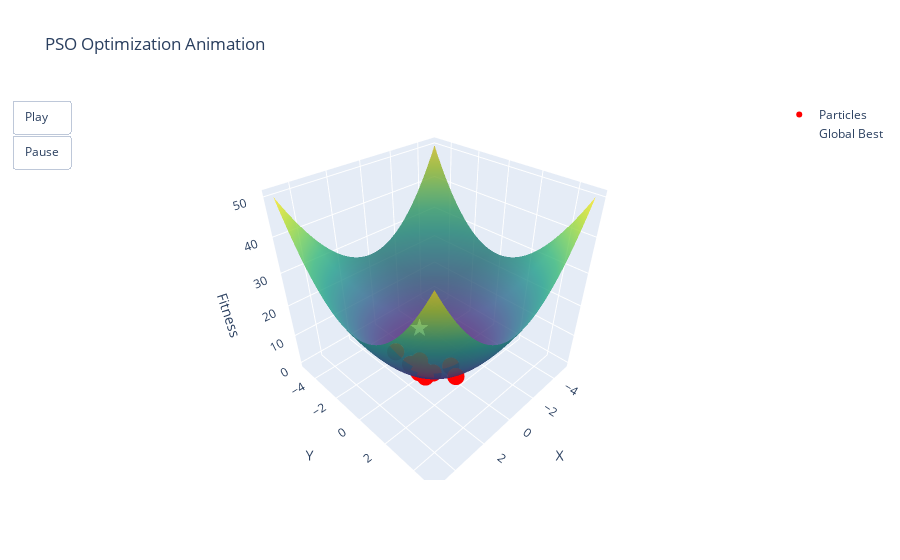

Source (notebook cell):
### Markdown cell above
##  Conceptual PSO Visualization Code
**Purpose:**  
- This code is a **conceptual illustration** of Particle Swarm Optimization (PSO).  
- It **does not implement the actual PSO algorithm**.  
- Its main goal is to **visualize the idea** that particles explore a fitness landscape and the global best solution exists.

**What it shows:**  
- **Red dots (particles):** Represent potential solutions randomly placed on the fitness landscape.  
- **White star (Global Best):** Represents the global optimum (fixed at `(0,0)`).  
- **Surface plot:** Shows the fitness function \( f(x, y) = x^2 + y^2 \).  
- There are **no velocity updates, no personal best (pbest), and no iteration-based movement**.  

**Usage in report:**  
- Good for explaining **PSO conceptually**.  
- Helps the reader **visualize particles exploring the search space** without introducing algorithmic complexity.  

---

### Code cell
import numpy as np
import plotly.graph_objects as go

# fitness function 
def f(x, y):
    return x**2 + y**2  # Min at (0,0)

# PSO parameters
num_particles = 10
num_iterations = 50
w = 0.5   # inertia weight
c1 = 1.5  # cognitive coefficient
c2 = 1.5  # social coefficient

# Particle initialization
positions = np.random.uniform(-5, 5, (num_particles, 2))
velocities = np.random.uniform(-1, 1, (num_particles, 2))

# Personal best
pbest_pos = positions.copy()
pbest_val = np.array([f(x,y) for x,y in positions])

# Global best
gbest_index = np.argmin(pbest_val)
gbest_pos = pbest_pos[gbest_index].copy()


#  Fitness grid (for surface)

x = np.linspace(-5, 5, 100)
y = np.linspace(-5, 5, 100)
X, Y = np.meshgrid(x, y)
Z = f(X, Y)


# Animation frames

frames = []
for it in range(num_iterations):
    # Update velocities and positions
    r1, r2 = np.random.rand(num_particles, 1), np.random.rand(num_particles, 1)
    velocities = w*velocities + c1*r1*(pbest_pos - positions) + c2*r2*(gbest_pos - positions)
    positions += velocities

    # Update personal bests
    fitness = np.array([f(x,y) for x,y in positions])
    better_mask = fitness < pbest_val
    pbest_val[better_mask] = fitness[better_mask]
    pbest_pos[better_mask] = positions[better_mask]

    # Update global best
    gbest_index = np.argmin(pbest_val)
    gbest_pos = pbest_pos[gbest_index].copy()

    # Frame
    frames.append(go.Frame(
        data=[go.Scatter3d(
            x=positions[:,0],
            y=positions[:,1],
            z=[f(x,y) for x,y in positions],
            mode='markers',
            marker=dict(size=6, color='red'),
            name='Particles'
        ),
        go.Scatter3d(
            x=[gbest_pos[0]],
            y=[gbest_pos[1]],
            z=[f(gbest_pos[0], gbest_pos[1])],
            mode='text',
            text=['★'],
            textfont=dict(size=25, color='white'),
            name='Global Best'
        )],
        name=f'Iteration {it+1}'
    ))


# 5. Initial Figure

fig = go.Figure(
    data=[go.Surface(z=Z, x=X, y=Y, colorscale='Viridis', opacity=0.8, showscale=False),
          frames[0].data[0], frames[0].data[1]],
    layout=go.Layout(
        title='PSO Optimization Animation',
        scene=dict(xaxis_title='X', yaxis_title='Y', zaxis_title='Fitness'),
        updatemenus=[dict(type='buttons',
                          showactive=False,
                          buttons=[dict(label='Play',
                                        method='animate',
                                        args=[None, {"frame": {"duration":200, "redraw":True},
                                                     "fromcurrent":True}]),
                                   dict(label='Pause',
                                        method='animate',
                                        args=[[None], {"frame": {"duration":0, "redraw":False},
                                                       "mode":"immediate"}])])])
)

# Add frames
fig.frames = frames

fig.show()

### Figure 1 — Plotly figure (JSON) as saved in the notebook; plotly's stock layout.template omitted (floating-point values rounded to 4 significant figures; data arrays with more than 128 entries replaced by an {"elided": "..."} marker saying what was removed)
{"data": [{"colorscale": [[0, "#440154"], [0.1111, "#482878"], [0.2222, "#3e4989"], [0.3333, "#31688e"], [0.4444, "#26828e"], [0.5556, "#1f9e89"], [0.6667, "#35b779"], [0.7778, "#6ece58"], [0.8889, "#b5de2b"], [1, "#fde725"]], "opacity": 0.8, "showscale": false, "type": "surface", "x": {"elided": "100x100 float values"}, "y": {"elided": "100x100 float values"}, "z": {"elided": "100x100 float values"}}, {"marker": {"color": "red", "size": 6}, "mode": "markers", "name": "Particles", "type": "scatter3d", "x": [1.456, 0.6184, 1.593, 1.604, 1.117, 0.7851, -0.2815, 1.078, 1.012, 1.342], "y": [0.2589, -0.5923, 0.8987, -1.438, -0.1153, 0.6577, 0.9689, 2.563, 0.2131, -0.5391], "z": [2.188, 0.7333, 3.344, 4.64, 1.26, 1.049, 1.018, 7.731, 1.07, 2.092]}, {"mode": "text", "name": "Global Best", "text": ["★"], "textfont": {"color": "white", "size": 25}, "type": "scatter3d", "x": [0.6184], "y": [-0.5923], "z": [0.7333]}], "layout": {"scene": {"xaxis": {"title": {"text": "X"}}, "yaxis": {"title": {"text": "Y"}}, "zaxis": {"title": {"text": "Fitness"}}}, "title": {"text": "PSO Optimization Animation"}, "updatemenus": [{"buttons": [{"args": [null, {"frame": {"duration": 200, "redraw": true}, "fromcurrent": true}], "label": "Play", "method": "animate"}, {"args": [[null], {"frame": {"duration": 0, "redraw": false}, "mode": "immediate"}], "label": "Pause", "method": "animate"}], "showactive": false, "type": "buttons"}]}}
